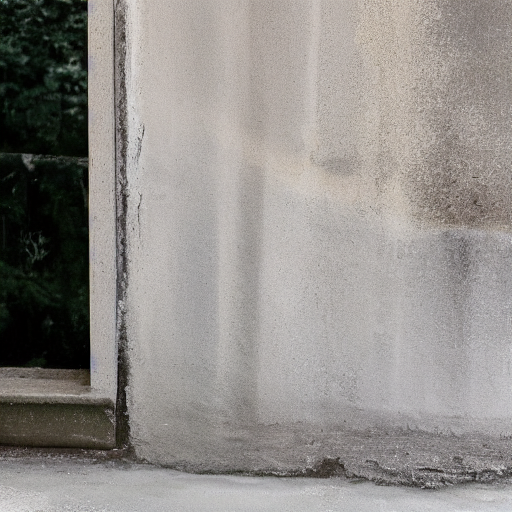
#> input picture brainguide/experiments/pulled/baseline/sub1_faces_seed0_0.png, 512 x 512 px
$ python make_comparison.py
#> lines starting #> are read from the running program, lines starting #| are printed output that depends on the picture
#!/usr/bin/env python3
"""One comparison contact sheet across baseline + plans 1/2/4.
Rows = ROIs, columns = methods. Reads from ./pulled/.

  pulled/baseline/sub1_<roi>_seed0_0.png   # universal-encoder baseline (DPM)
  pulled/test1/t1_<roi>_seed0_0.png        # plan 1: gradient hygiene
  pulled/test2/t2ctrl_<roi>_seed0_0.png    # plan 2: DDIM control (reps=1)
  pulled/test2/t2tt_<roi>_seed0_0.png      # plan 2: DDIM time-travel (reps=4)
  pulled/test4/t4_<roi>_seed0_0.png        # plan 4: DINO->CLIP bridge + unCLIP
"""
from pathlib import Path
from PIL import Image, ImageDraw, ImageFont

BASE = Path(__file__).resolve().parent / "pulled"
OUT = Path(__file__).resolve().parent / "comparison.png"

ROIS = ["faces", "places", "words", "bodies", "earlyvisual"]
COLS = [
    ("baseline (DPM)",     "baseline/sub1_{roi}_seed0_0.png"),
    ("plan1 hygiene",      "test1/t1_{roi}_seed0_0.png"),
    ("plan2 ctrl (DDIM)",  "test2/t2ctrl_{roi}_seed0_0.png"),
    ("plan2 time-travel",  "test2/t2tt_{roi}_seed0_0.png"),
    ("plan4 bridge+IP-Adapter","test4/t4_{roi}_seed0_0.png"),
]
TH = 256
PADL, PADT = 150, 48


def _font(sz):
    for p in ("/System/Library/Fonts/Supplemental/Arial.ttf",
              "/System/Library/Fonts/Helvetica.ttc"):
        try:
            return ImageFont.truetype(p, sz)
        except Exception:
            pass
    return ImageFont.load_default()


def load(rel):
    p = BASE / rel
    if not p.exists():
        im = Image.new("RGB", (TH, TH), (35, 35, 35))
        ImageDraw.Draw(im).text((8, TH // 2), "missing", fill=(200, 120, 120))
        return im
    im = Image.open(p).convert("RGB").resize((TH, TH))
    if p.stat().st_size < 2000:   # blank/failed tile
        ImageDraw.Draw(im).rectangle([0, 0, TH - 1, TH - 1], outline=(220, 0, 0), width=6)
    return im


def main():
    ncol, nrow = len(COLS), len(ROIS)
    W, H = PADL + ncol * TH, PADT + nrow * TH
    canvas = Image.new("RGB", (W, H), (250, 250, 250))
#> canvas: PIL image 1430x1328 RGB; every value is 250
    d = ImageDraw.Draw(canvas)
    f_title, f_lbl = _font(15), _font(14)
    d.text((8, 12), "brainguide — universal (DINOv2) encoder: plans 1/2/4 vs baseline (seed 0)",
           fill=(0, 0, 0), font=f_title)
    for c, (label, _) in enumerate(COLS):
        d.text((PADL + c * TH + 6, PADT - 18), label, fill=(0, 0, 0), font=f_lbl)
    for r, roi in enumerate(ROIS):
        d.text((8, PADT + r * TH + TH // 2 - 6), roi, fill=(0, 0, 0), font=f_lbl)
        for c, (_, tmpl) in enumerate(COLS):
            canvas.paste(load(tmpl.format(roi=roi)), (PADL + c * TH, PADT + r * TH))
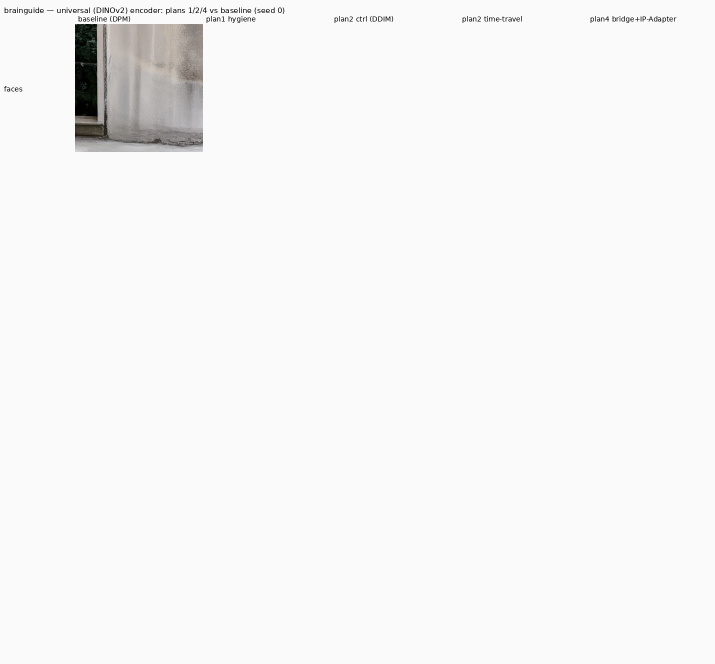
#> canvas: PIL image 1430x1328 RGB (shown at 1/2 size); mean R, G, B 245.9, 245.8, 245.7
    canvas.save(OUT)
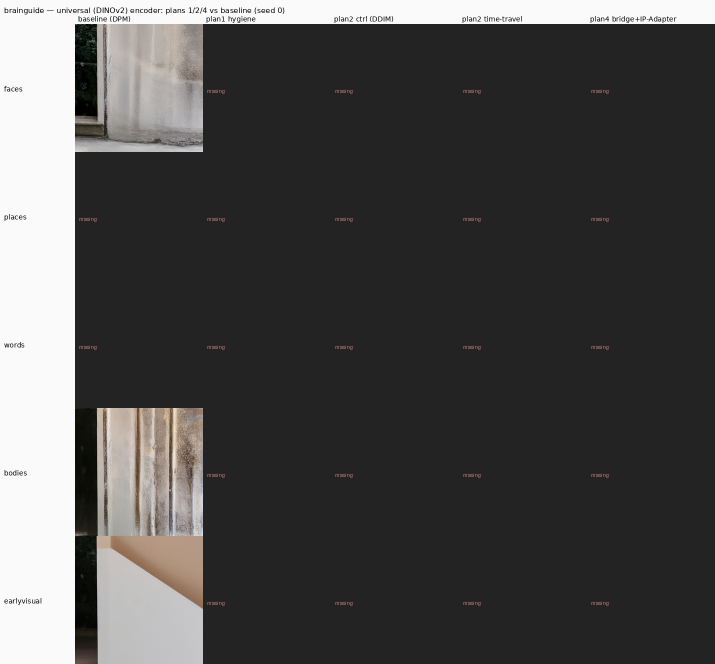
#> saved as comparison.png: PIL image 1430x1328 RGB (shown at 1/2 size); mean R, G, B 75.9, 75.1, 74.5
    print("wrote", OUT)


if __name__ == "__main__":
    main()
